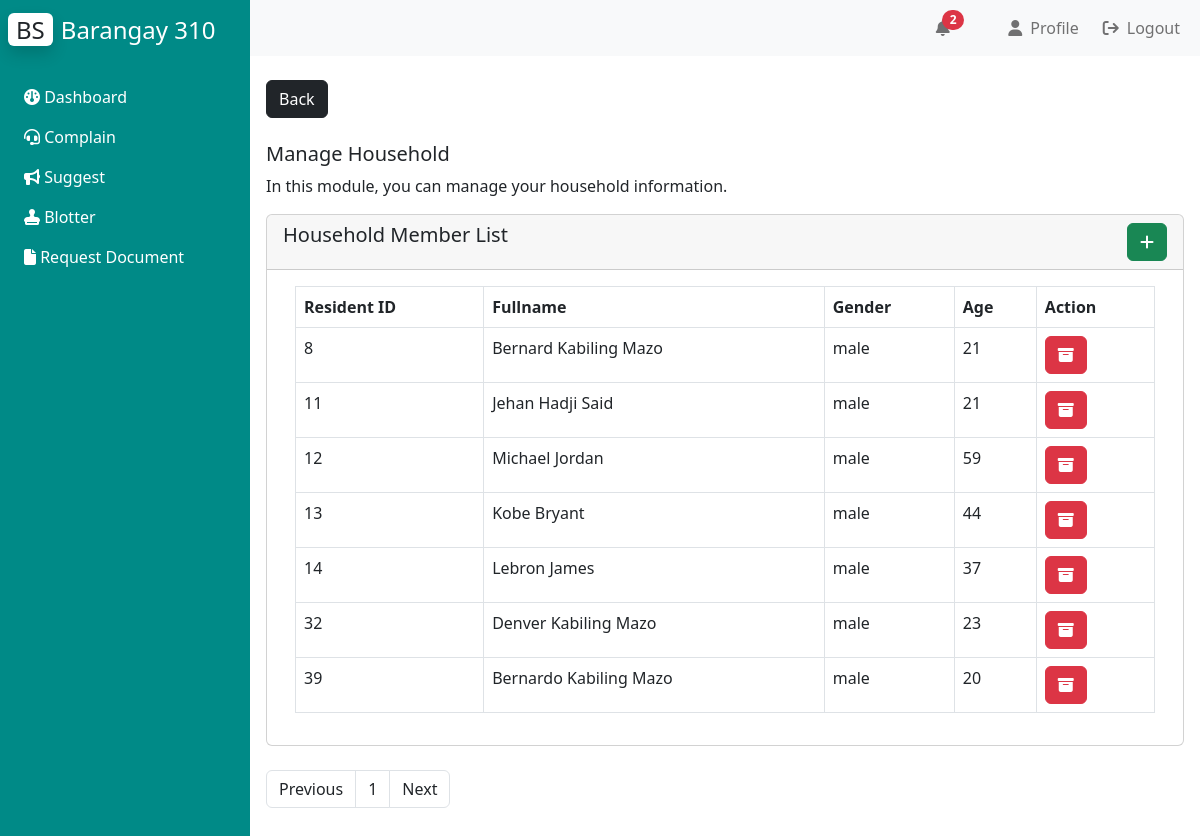
The page /Residents/manage_household/manage_household.php (signed in) on the database its author committed.
### tables this page shows
CREATE TABLE `bgy_info` (
  `id` int(10) NOT NULL AUTO_INCREMENT,
  `color_theme` varchar(10) NOT NULL,
  `logo_url` text NOT NULL,
  `bgy_name` text NOT NULL,
  `vision` text DEFAULT NULL,
  `mission` text DEFAULT NULL,
  `city` varchar(50) DEFAULT NULL,
  `background_url` varchar(100) DEFAULT NULL,
  PRIMARY KEY (`id`)
);

CREATE TABLE `resident_table` (
  `id` int(11) NOT NULL AUTO_INCREMENT,
  `user_id` int(11) DEFAULT NULL,
  `fname` varchar(100) NOT NULL,
  `mname` varchar(100) NOT NULL,
  `lname` varchar(100) NOT NULL,
  `suffix` varchar(10) NOT NULL,
  `gender` varchar(10) NOT NULL,
  `birthplace` varchar(100) NOT NULL,
  `civilstatus` varchar(50) NOT NULL,
  `birthday` date NOT NULL,
  `household_ID` int(11) DEFAULT NULL,
  `unitnumber` int(50) NOT NULL,
  `purok` varchar(50) NOT NULL,
  `sitio` varchar(50) NOT NULL,
  `street` varchar(50) NOT NULL,
  `subdivision` varchar(50) NOT NULL,
  `contactnumber` varchar(50) DEFAULT NULL,
  `email` varchar(100) NOT NULL,
  `religion` varchar(100) NOT NULL,
  `occupation` varchar(100) NOT NULL,
  `education` varchar(100) NOT NULL,
  `nationality` varchar(100) NOT NULL,
  `disability` varchar(100) NOT NULL,
  `status` varchar(20) NOT NULL,
  PRIMARY KEY (`id`),
  KEY `test` (`user_id`),
  KEY `HOUSE` (`household_ID`),
  CONSTRAINT `HOUSE` FOREIGN KEY (`household_ID`) REFERENCES `tblhousehold` (`household_id`) ON DELETE SET NULL ON UPDATE SET NULL,
  CONSTRAINT `test` FOREIGN KEY (`user_id`) REFERENCES `tbluser` (`id`) ON DELETE NO ACTION ON UPDATE NO ACTION
);

### phpfiles/bgy_info.php (called while the page is built)
<?php
    include("connection.php");
    $query = "SELECT * FROM bgy_info;";
    $result = $conn -> query($query);
    $row = $result -> fetch_array();
?>

### Residents/manage_household/manage_household.php (the view, shortened to what this page needs)
<?php
include('../../phpfiles/connection.php');
?>
<!DOCTYPE html>
<html lang="en" dir="ltr">
<head>
    <link rel="stylesheet" href="style.css">
    <link href="https://cdn.jsdelivr.net/npm/bootstrap@5.2.0/dist/css/bootstrap.min.css" rel="stylesheet">
    <link rel="stylesheet" href="https://cdnjs.cloudflare.com/ajax/libs/font-awesome/6.1.2/css/all.min.css"/>
</head>
<body>
    <div class="main_container d-flex">
        <div class="sidebar" id="side_nav" style="background: <?php
        include("../../phpfiles/bgy_info.php");
        echo $row[1];
        ?>">
            <div class="header-box px-2 pt-3 pb-4 d-flex justify-content-between">
                <h1 class=fs-4><span class="bg-white text-dark rounded shadow px-2 me-2">BS</span><span class="text-white">Barangay <?php
                                                                                                                            include("../../phpfiles/bgy_info.php");
                                                                                                                            echo $row[3];
                                                                                                                            ?></span></h1>
            </div>
            <ul class="list-unstyled px-2">
            <li class=""><a href="../dashboard/dashboard.php" class="text-decoration-none px-3 py-2 d-block"><i class="fa-solid fa-gauge"></i>&nbsp;Dashboard</a></li>
            <li class=""><a href="../file_case/file_complaint.php" class="text-decoration-none px-3 py-2 d-block d-flex justify-content-between"><span><i class="fa-solid fa-headset"></i>&nbsp;Complain</span>
            <li class=""><a href="../file_case/send_suggestion/send_suggestion.php" class="text-decoration-none px-3 py-2 d-block"><i class="fa-solid fa-bullhorn"></i>&nbsp;Suggest</a></li>
            <li class=""><a href="../file_case/file_blotter/file_blotter.php" class="text-decoration-none px-3 py-2 d-block"><i class="fa-solid fa-stamp"></i>&nbsp;Blotter</a></li>
			<li class=""><a href="../request_document/request_document.php" class="text-decoration-none px-3 py-2 d-block"><i class="fa-solid fa-file"></i>&nbsp;Request Document</a></li>
            </ul>
        </div>
        <div class="content">
            <?php include("../../phpfiles/user_nav.php")?>
            <div class="dashboard-content px-3 py-4">
                <a href="../dashboard/dashboard.php"><button type="button" class="btn btn-dark">Back</button></a>
                <br>
                <br>
                <h2 class="text fs-5">Manage Household</h2>
                <p>In this module, you can manage your household information.</p>
                <div class="card">
                    <h5 class="card-header">Household Member List<button class="addmember btn btn-success" style="float: right"><i class="fa-solid fa-plus"></i></button></h5>
                    <div class="card-body">
                        <div class="container-fluid">
                            <div class="table-responsive" style="width: 100%;">
                                <table class="table table-bordered">
                                    <thead>
                                        <tr class="align-top">
                                            <th>Resident ID</th>
                                            <th>Fullname</th>
                                            <th>Gender</th>
                                            <th>Age</th>
                                            <th>Action</th>
                                        </tr>
                                    </thead>
                                    <?php
                                    $userid = $_SESSION['user_id'];
                                    $query = "SELECT household_ID FROM resident_table WHERE user_id = '$userid'";
                                    $result = $conn -> query($query);
                                    $row = $result->fetch_array();
                                    $householdID = $row['household_ID'];
                                    if(isset($_GET['page'])){
                                        $page = $_GET['page'];
                                    } else {
                                        $page = $_GET['page'];
                                    }
                                    $start = ($page-1) * 10;
                                    $query = "SELECT * FROM resident_table WHERE household_ID = '$householdID' LIMIT $start, 10;";
                                    $result = $conn -> query($query);
                                    $result1 = $conn -> query("SELECT count(id) as id FROM resident_table WHERE household_ID = '$householdID';");
                                    $resCount = $result1->fetch_assoc();
                                    $total = $resCount['id'];
                                    $pages = ceil($total / 10);
                                    if($page > 1){
                                        $previous = $page - 1;
                                    } else {
                                        $previous = $page;
                                    }
                                    if($page < $pages){
                                        $next = $page + 1;
                                    } else {
                                        $next = $page;
                                    }
                                    while($row1 = $result->fetch_assoc()){ ?>
                                    <tr>
                                        <td><?php echo $row1["id"]; ?></td>
                                        <td><?php echo $row1["fname"] . ' ' . $row1["mname"] . ' ' . $row1["lname"] . ' ' . $row1["suffix"]; ?></td>
                                        <td><?php echo $row1["gender"]; ?></td>
                                        <td><?php
                                            $dateOfBirth = $row1["birthday"];
                                            $today = date("Y-m-d");
                                            $diff = date_diff(date_create($dateOfBirth), date_create($today));
                                            echo $diff->format('%y');
                                        ?></td>
                                        <td><button data-id="<?php echo $row1['id']; ?>" class="edithousehold btn btn-danger"><i class="fa-solid fa-box-archive"></i></button></td>
                                    </tr>
                                    <?php } ?>
                                </table>
                            </div>
                        </div>
                    </div>
                </div><br>
                <nav aria-label="Page navigation example">
                    <ul class="pagination">
                        <li class="page-item"><a class="page-link text-dark" href="manage_household.php?page=<?php echo $previous;?>">Previous</a></li>
                        <?php for($i=1; $i<=$pages;$i++)
                        {?>
                            <li class="page-item"><a class="page-link text-dark" href="manage_household.php?page=<?php echo $i;?>"><?php echo $i;?></a></li>
                        <?php
                        }?>
                        <li class="page-item"><a class="page-link text-dark" href="manage_household.php?page=<?php echo $next;?>">Next</a></li>
                    </ul>
                </nav>
            </div>
        </div>
    </div>
</body>
</html>

### Residents/manage_household/style.css (style rules this page uses)
body { background: #eee; }
#side_nav { background: #000; min-width: 250px; max-width: 250px; transition: all 0.3s; }
.content { min-height: 100vh; width: calc(100% - 250px); }
.sidebar li a { color: #fff; }

### rows shown on the page
bgy_info: bgy_name "310"
resident_table: id "8", fname "Bernard", mname "Kabiling", lname "Mazo", gender "male", birthday "21"
resident_table: id "11", fname "Jehan", lname "Hadji Said", gender "male", birthday "21"
resident_table: id "12", fname "Michael", lname "Jordan", gender "male", birthday "59"
resident_table: id "13", fname "Kobe", lname "Bryant", gender "male", birthday "44"
resident_table: id "14", fname "Lebron", lname "James", gender "male", birthday "37"
resident_table: id "32", fname "Denver", mname "Kabiling", lname "Mazo", gender "male", birthday "23"
resident_table: id "39", fname "Bernardo", mname "Kabiling", lname "Mazo", gender "male", birthday "20"

### other values the page prints
$count "2"
